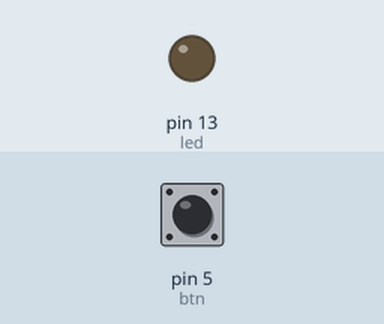
This sketch was run on a simulated Arduino Uno, built with avr-gcc and run on an emulated ATmega328P. On the bench: output pins drawn as LEDs (lit = HIGH). Inputs (shaded band) come from the test bench; at power-on: pin 5 (btn) LOW.

Above: at 1.2 s.
1.3 s: pin 5 (btn) pulled HIGH for 0.15 s
At 1.37 s:
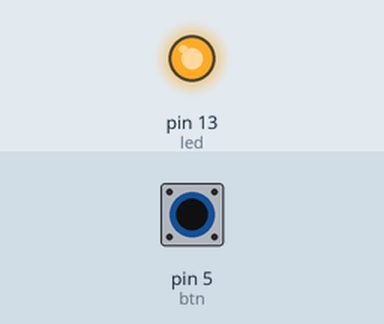
2.9 s: pin 5 (btn) pulled HIGH for 3.2 s
At 7.0 s:
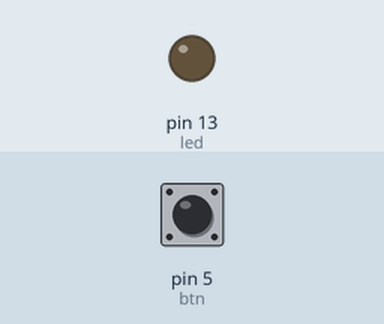
Timing chart, 0 to 8.5 s (numbered marks = the images above; inputs shaded):
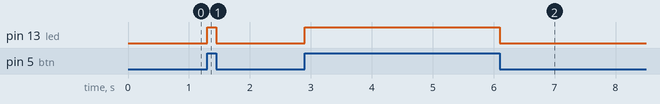

Measured:
- after the input at 1.3 s, pin 13 (led): LOW → HIGH at once, → LOW 0.15 s later
- after the input at 2.9 s, pin 13 (led): LOW → HIGH at once, → LOW 3.2 s later

The sketch:

digitalread-if-else-statement.ino
```cpp
#define btn 5
#define led 13
boolean readbtn;
void setup() {
  // put your setup code here, to run once:
  Serial.begin(9600);
  pinMode(btn, INPUT);
  pinMode(led, OUTPUT);
}

void loop() {
  // put your main code here, to run repeatedly:
  readbtn = digitalRead(btn);
  if (readbtn == true) {
    digitalWrite(led, HIGH);
  } else {
    digitalWrite(led, LOW);
  }
  delay(50);
}
```
